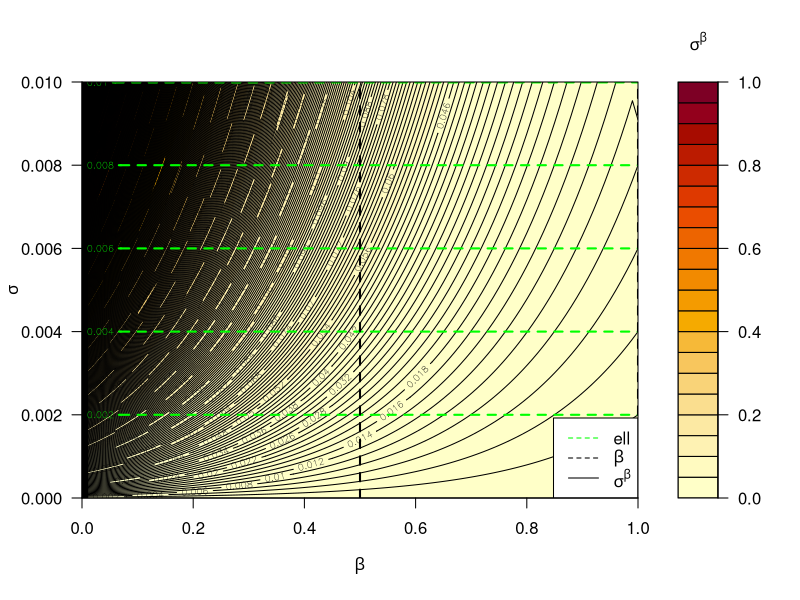
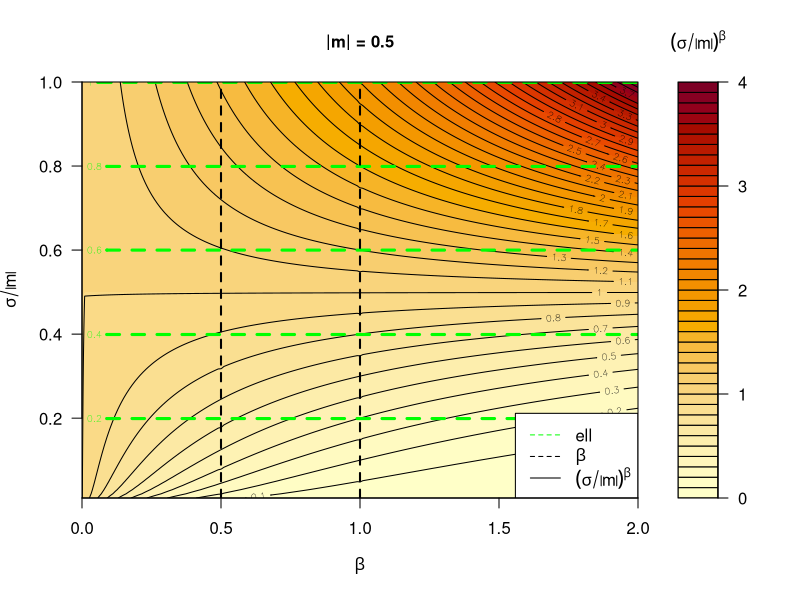
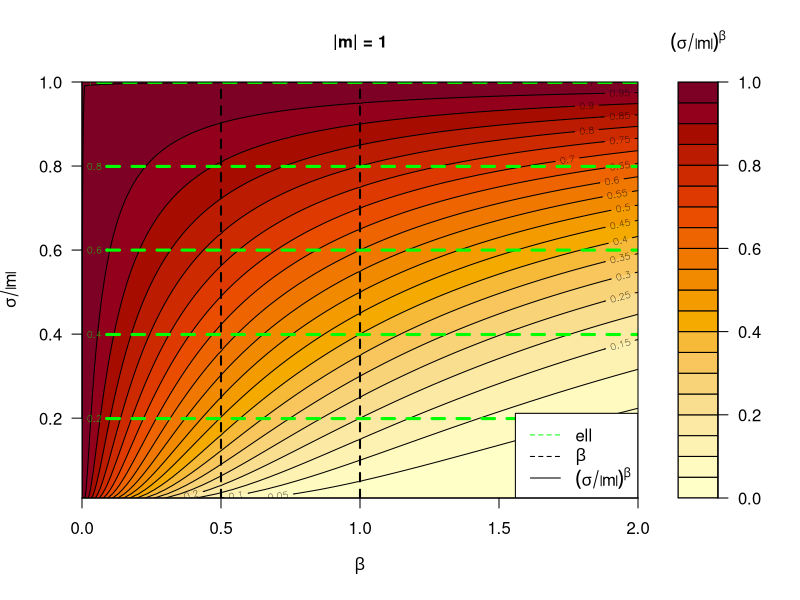
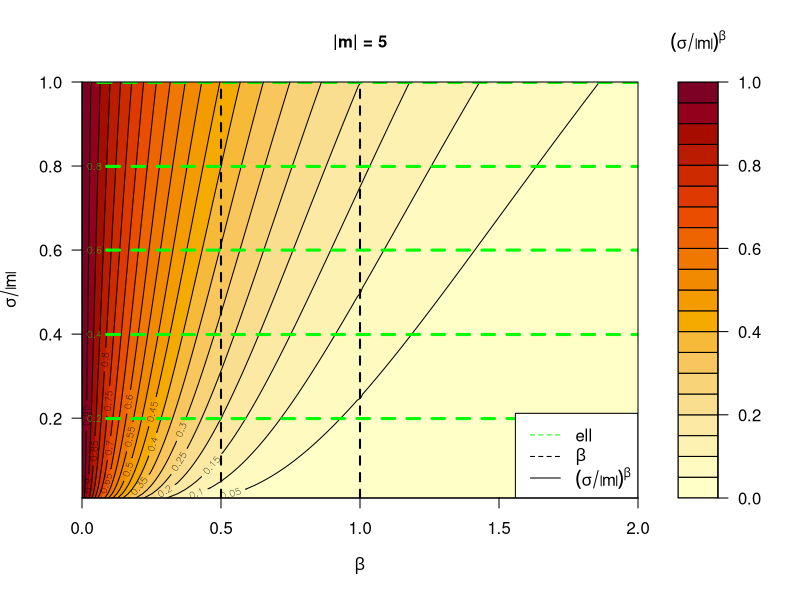
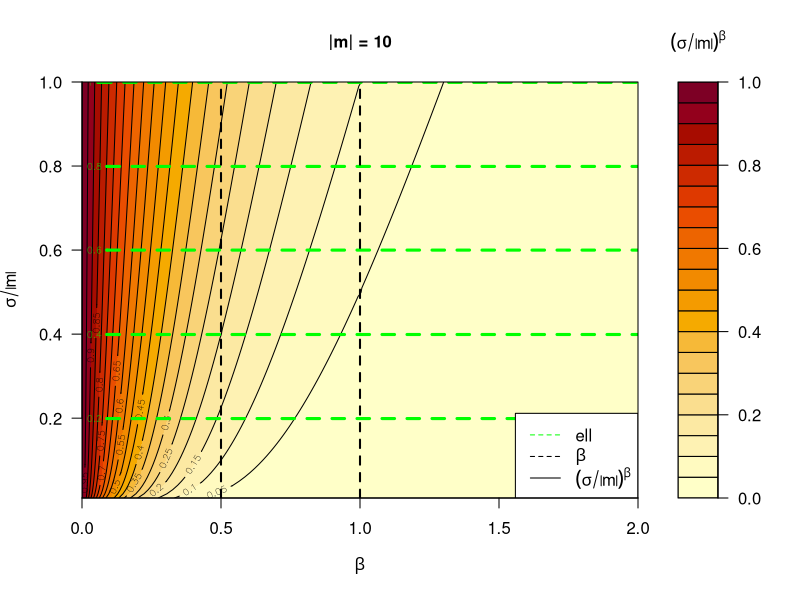

R code for these plots, in order:
###############################################################################
# SIGMA^BETA BEHAVIOR
###############################################################################


# general case
ff <- function(x, y) y^x
ll <- function(x, y) y
x <- seq(0, 1, by = .01) # beta
y <- seq(0, .01, by = .01) # sigma
l <- y # ell
z <- outer(x, y, ff)
z2 <- outer(x, l, ll)
filled.contour(
  x, y, z, 
  nlevels = 30,
  xlab = expression(beta), 
  ylab = expression(sigma),
  key.title = {
    par(cex.main = 1)
    title(main = expression(sigma^beta))
  },
  plot.axes = {
    axis(1)
    axis(2)
    contour(x, y, z, nlevels = 500, add = T, lwd = 1)
    contour(x, l, z2, nlevels = 6, add = T, lwd = 2, lty = 2, col = 'green')
    abline(v = c(.5, 1, 1.5), lwd = 2, lty = 2)
    legend(
      'bottomright', 
      c('ell', expression(beta), expression(sigma^beta)), 
      col = c('green', 'black', 'black'), 
      lty = c(2, 2, 1), 
      cex = 1
    )
  }
)



# evaluating (sigmax/abs(mt))^beta
gg <- function(x, y, m) (y/abs(m))^x
ll <- function(x, y) y
x <- seq(0, 2, by = .01) # beta
y <- seq(.01, 1, by = .01) # sigma
m <- c(.5, 1, 5, 10)
l <- seq(.01, 1, by = .01) # ell
z <- list()
for (i in 1:length(m)) {
  z[[i]] <- outer(x, y, gg, m = m[i])
}
dim(z)
z2 <- outer(x, l, ll)
for (i in 1:length(m)) {
  pdf(
    file = paste0('simulacao_', m[[i]], '.pdf'),
    width = 10, height = 6, bg = 'white'
  )
  filled.contour(
    x, y, z[[i]], 
    nlevels = 30,
    xlab = expression(beta), 
    ylab = expression(sigma/abs(m)),
    main = paste0('|m| = ', m[[i]]),
    key.title = {
      par(cex.main = 1)
      title(main = expression((sigma/abs(m))^beta))
    },
    plot.axes = {
      axis(1)
      axis(2)
      contour(x, y, z[[i]], nlevels = 30, add = T, lwd = 1)
      contour(x, l, z2, nlevels = 6, add = T, lwd = 3, lty = 2, col = 'green')
      abline(v = c(.5, 1), lwd = 2, lty = 2)
      legend(
        'bottomright', 
        c('ell', expression(beta), expression((sigma/abs(m))^beta)), 
        col = c('green', 'black', 'black'), 
        lty = c(2, 2, 1), 
        cex = 1
      )
    }
  )
  dev.off()
}
